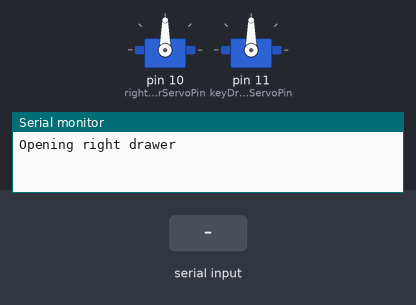
Bench run of a sketch on a simulated Arduino Uno, built with avr-gcc and run on an emulated ATmega328P. Parts: 2 × servo, the last lines printed to the serial monitor. The inputs (shaded band) are chosen by the test bench.

Above: at 1.7 s.
1.8 s: "30,150\n" received over Serial
At 3.7 s:
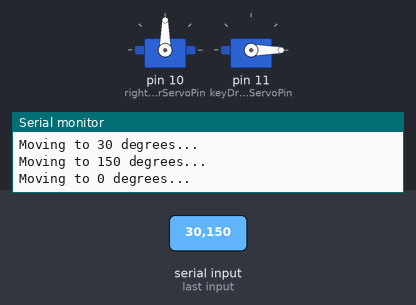
4.3 s: "90,45\n" received over Serial
At 4.7 s:
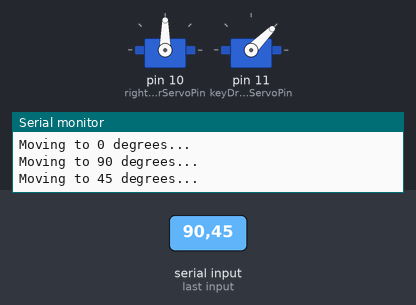
6.8 s: "200\n" received over Serial
At 7.6 s:
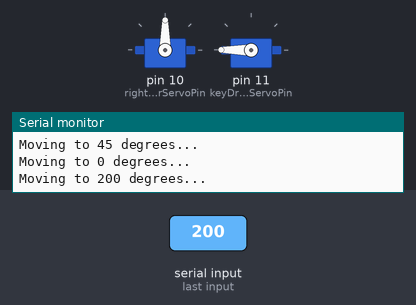
Timing chart, 0 to 9.8 s (numbered marks = the images above; inputs shaded):
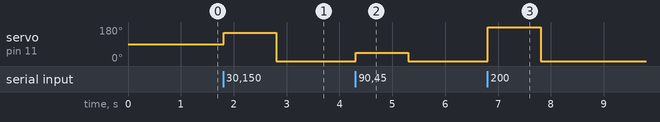

The sketch:

Servo_Test.ino
```cpp
#include <Servo.h>

// On start-up, moves the right drawer servo (pin 10)
//
// Also opens a serial connection to the terminal, and allows you to type
// degree values, which will be reflected on the key drawer servo (pin 11)

Servo rightDrawerServo;
Servo keyDrawerServo;
const byte rightDrawerServoPin = 10;
const byte keyDrawerServoPin = 11;
int incomingByte = 0;

void setup() {
  // Enable serial connection
  Serial.begin(9600);

  // Servos
  rightDrawerServo.attach(rightDrawerServoPin);
  keyDrawerServo.attach(keyDrawerServoPin);

  // On power up, we want this drawer to open
  openRightDrawer();
}

void loop() {
  if (Serial.available() > 0) {
    incomingByte = Serial.parseInt();
    Serial.print("Moving to ");
    Serial.print(incomingByte, DEC);
    Serial.println(" degrees...");
    keyDrawerServo.write(incomingByte);
  }
}

// Causes the servo to move such that the right drawer opens
void openRightDrawer(){
  Serial.println("Opening right drawer");
  rightDrawerServo.write(90);  // 90 degrees
  delay(500);
}

// Causes the servo to move such that the key drawer opens
void openKeyDrawer(){
  Serial.println("Opening key drawer");
  keyDrawerServo.write(180);  // 180 degrees
  delay(500);
}
```

Measured:
- after the input at 1.8 s, servo on pin 11 (keyDrawerServoPin): 90° → 150° at once, → 0° 1.0 s later
- after the input at 4.3 s, servo on pin 11 (keyDrawerServoPin): 0° → 45° at once, → 0° 1.0 s later
- after the input at 6.8 s, servo on pin 11 (keyDrawerServoPin): 0° → 180° at once, → 0° 1.0 s later
